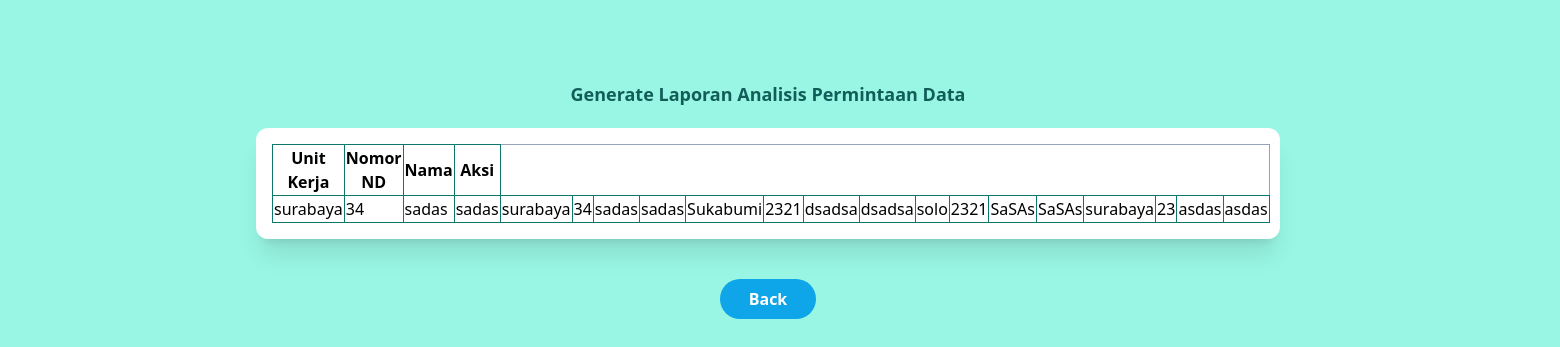
/generate/, run on an earlier commit of the app's database.
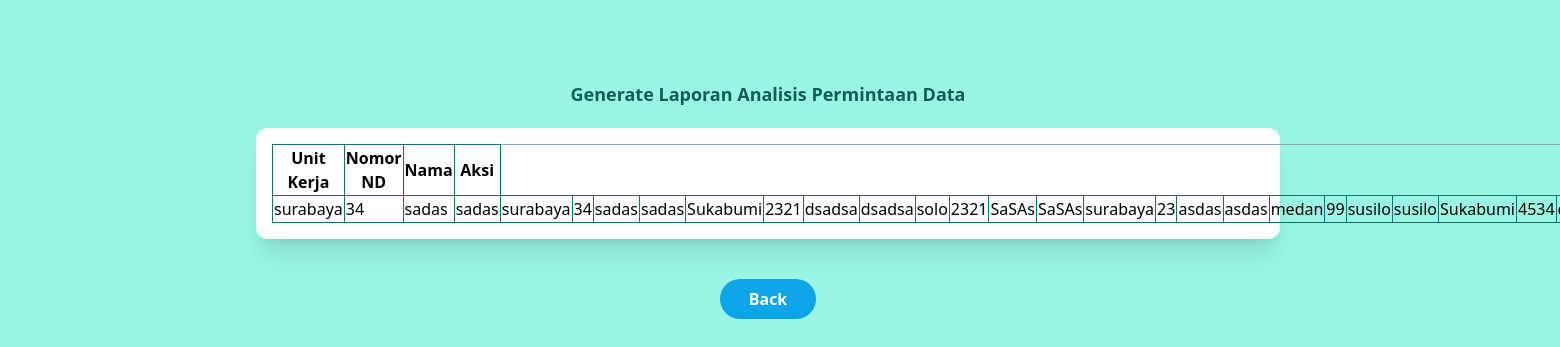
And on a later commit of the database.
### dwh/models.py (models this page shows, shortened)
class Lapd(models.Model):
    unit = models.CharField(max_length=15)
    no_nd = models.CharField(max_length=15)
    tgl_nd = models.DateField()
    nama = models.CharField(max_length=15)
    nip = models.CharField(max_length=16)
    jabatan = models.CharField(max_length=15)
    jns_data = models.CharField(max_length=15)
    uraian = models.CharField(max_length=15)

### dwh/views.py (the view)
# urls.py: path('generate/', generate, name='generate'),
def generate(request):
    datas = Lapd.objects.all()
    return render(request, 'generate.html', {'datas':datas})

### dwh/templates/generate.html
{% extends "_base.html" %}
{% block content %}
<h2 class="text-center mt-20 font-bold text-lg text-teal-800">Generate Laporan Analisis Permintaan Data</h2>
<div class="max-w-screen-lg mt-5 p-4 my-auto mx-auto backdrop-blur-sm bg-white rounded-xl shadow-xl">
<table id="example" class="border-collapse border border-slate-400" style="width:100%">
    <thead>
        <tr >
            <th class="border border-teal-700">Unit Kerja</th>
            <th class="border border-teal-700">Nomor ND</th>
            <th class="border border-teal-700">Nama</th>
            <th class="border border-teal-700">Aksi</th>
        </tr>
    </thead>
    <tbody>
        <tr>{% for x in datas %}
            <td class="border border-teal-700">{{x.unit}}</td>
            <td class="border border-teal-700">{{x.no_nd}}</td>
            <td class="border border-teal-700">{{x.nama}}</td>
            <td class="border border-teal-700">{{x.nama}}</td>
            {% endfor %}
        </tr>
    </tbody>
</table>
</div>
<a href="{%url 'index'%}" ><button
    class="bg-sky-500 w-24 my-10 px-5 py-2 mx-auto block text-white font-semibold rounded-full hover:bg-sky-700 active:bg-slate-400 focus:ring focus:ring-sky-300"
  >
   Back
  </button></div></a>
{% endblock content %}

### templates/_base.html (shortened to what this page needs)
{% load compress %}
{% load static %}
<!DOCTYPE html>
<html lang="en">
<head>
	{% compress css %}
	<link rel="stylesheet"
		href="{% static 'src/app.css' %}">
	{% endcompress %}
</head>
<body class="bg-teal-200">
	<div class="container mt-4">
		{% block content %}
		{% endblock content %}
</body>
</html>

### static/src/app.css (style rules this page uses)
html, :host { line-height: 1.5; -webkit-text-size-adjust: 100%; -moz-tab-size: 4; -o-tab-size: 4; tab-size: 4; font-family: ui-sans-serif, system-ui, sans-serif, "Apple Color Emoji", "Segoe UI Emoji", "Segoe UI Symbol", "Noto Color Emoji"; font-feature-settings: normal; font-variation-settings: normal; -webkit-tap-highlight-color: transparent; }
body { margin: 0; line-height: inherit; }
h1, h2, h3, h4, h5, h6 { font-size: inherit; font-weight: inherit; }
a { color: inherit; text-decoration: inherit; }
table { text-indent: 0; border-color: inherit; border-collapse: collapse; }
button, input, optgroup, select, textarea { font-family: inherit; font-feature-settings: inherit; font-variation-settings: inherit; font-size: 100%; font-weight: inherit; line-height: inherit; letter-spacing: inherit; color: inherit; margin: 0; padding: 0; }
button, select { text-transform: none; }
button, input:where([type='button']), input:where([type='reset']), input:where([type='submit']) { -webkit-appearance: button; background-color: transparent; background-image: none; }
blockquote, dl, dd, h1, h2, h3, h4, h5, h6, hr, figure, p, pre { margin: 0; }
button, [role="button"] { cursor: pointer; }
.container { width: 100%; }
@media (min-width: 640px) { .container { max-width: 640px; } }
@media (min-width: 768px) { .container { max-width: 768px; } }
@media (min-width: 1024px) { .container { max-width: 1024px; } }
@media (min-width: 1280px) { .container { max-width: 1280px; } }
@media (min-width: 1536px) { .container { max-width: 1536px; } }
.mx-auto { margin-left: auto; margin-right: auto; }
.my-auto { margin-top: auto; margin-bottom: auto; }
.my-10 { margin-top: 2.5rem; margin-bottom: 2.5rem; }
.mt-4 { margin-top: 1rem; }
.mt-5 { margin-top: 1.25rem; }
.mt-20 { margin-top: 5rem; }
.block { display: block; }
.w-24 { width: 6rem; }
.max-w-screen-lg { max-width: 1024px; }
.border-collapse { border-collapse: collapse; }
.rounded-xl { border-radius: 0.75rem; }
.rounded-full { border-radius: 9999px; }
.border { border-width: 1px; }
.border-teal-700 { --tw-border-opacity: 1; border-color: rgb(15 118 110 / var(--tw-border-opacity, 1)); }
.border-slate-400 { --tw-border-opacity: 1; border-color: rgb(148 163 184 / var(--tw-border-opacity, 1)); }
.bg-teal-200 { --tw-bg-opacity: 1; background-color: rgb(153 246 228 / var(--tw-bg-opacity, 1)); }
.bg-white { --tw-bg-opacity: 1; background-color: rgb(255 255 255 / var(--tw-bg-opacity, 1)); }
.bg-sky-500 { --tw-bg-opacity: 1; background-color: rgb(14 165 233 / var(--tw-bg-opacity, 1)); }
.p-4 { padding: 1rem; }
.px-5 { padding-left: 1.25rem; padding-right: 1.25rem; }
.py-2 { padding-top: 0.5rem; padding-bottom: 0.5rem; }
.text-center { text-align: center; }
.text-lg { font-size: 1.125rem; line-height: 1.75rem; }
.font-bold { font-weight: 700; }
.font-semibold { font-weight: 600; }
.text-teal-800 { --tw-text-opacity: 1; color: rgb(17 94 89 / var(--tw-text-opacity, 1)); }
.text-white { --tw-text-opacity: 1; color: rgb(255 255 255 / var(--tw-text-opacity, 1)); }
.shadow-xl { --tw-shadow: 0 20px 25px -5px rgb(0 0 0 / 0.1), 0 8px 10px -6px rgb(0 0 0 / 0.1); --tw-shadow-colored: 0 20px 25px -5px var(--tw-shadow-color), 0 8px 10px -6px var(--tw-shadow-color); box-shadow: var(--tw-ring-offset-shadow, 0 0 #0000), var(--tw-ring-shadow, 0 0 #0000), var(--tw-shadow); }
.backdrop-blur-sm { --tw-backdrop-blur: blur(4px); -webkit-backdrop-filter: var(--tw-backdrop-blur) var(--tw-backdrop-brightness) var(--tw-backdrop-contrast) var(--tw-backdrop-grayscale) var(--tw-backdrop-hue-rotate) var(--tw-backdrop-invert) var(--tw-backdrop-opacity) var(--tw-backdrop-saturate) var(--tw-backdrop-sepia); backdrop-filter: var(--tw-backdrop-blur) var(--tw-backdrop-brightness) var(--tw-backdrop-contrast) var(--tw-backdrop-grayscale) var(--tw-backdrop-hue-rotate) var(--tw-backdrop-invert) var(--tw-backdrop-opacity) var(--tw-backdrop-saturate) var(--tw-backdrop-sepia); }

What changed in the data, as far as the page shows it:
added Lapd: unit "medan", no_nd "99", nama "susilo"
added Lapd: unit "Sukabumi", no_nd "4534"
